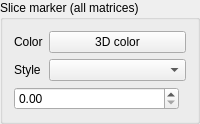
<?xml version="1.0" encoding="UTF-8"?>
<ui version="4.0">
 <class>SliceAppearance</class>
 <widget class="QGroupBox" name="SliceAppearance">
  <layout class="QFormLayout" name="appearance">
   <item row="0" column="0">
    <widget class="QLabel" name="color_label">
     <property name="text">
      <string>Color</string>
     </property>
     <property name="buddy">
      <cstring>profile_color_3d_button</cstring>
     </property>
    </widget>
   </item>
   <item row="0" column="1">
    <widget class="QPushButton" name="profile_color_3d_button">
     <property name="text">
      <string>3D color</string>
     </property>
    </widget>
   </item>
   <item row="1" column="0">
    <widget class="QLabel" name="style_label">
     <property name="text">
      <string>Style</string>
     </property>
     <property name="buddy">
      <cstring>profile_style</cstring>
     </property>
    </widget>
   </item>
   <item row="1" column="1">
    <widget class="NoWheelComboBox" name="profile_style" />
   </item>
   <item row="2" column="0" colspan="2">
    <widget class="QStackedWidget" name="profile_style_options">
     <property name="maximumSize">
      <size>
       <width>165</width>
       <height>16777215</height>
      </size>
     </property>
     <property name="sizePolicy">
      <sizepolicy hsizetype="Preferred" vsizetype="Fixed">
       <horstretch>0</horstretch>
       <verstretch>0</verstretch>
      </sizepolicy>
     </property>
     <widget class="NoWheelDoubleSpinBox" name="profile_lift">
      <property name="toolTip">
       <string>Raise the 3D curve by this percentage of the visible height range. Source values stay unchanged.</string>
      </property>
     </widget>
     <widget class="NoWheelSpinBox" name="profile_opacity" />
    </widget>
   </item>
  </layout>
  <property name="title">
   <string>Slice marker (all matrices)</string>
  </property>
 </widget>
 <customwidgets>
  <customwidget>
   <class>NoWheelComboBox</class>
   <extends>QComboBox</extends>
   <header>utils.qt_widgets</header>
  </customwidget>
  <customwidget>
   <class>NoWheelDoubleSpinBox</class>
   <extends>QDoubleSpinBox</extends>
   <header>utils.qt_widgets</header>
  </customwidget>
  <customwidget>
   <class>NoWheelSpinBox</class>
   <extends>QSpinBox</extends>
   <header>utils.qt_widgets</header>
  </customwidget>
 </customwidgets>
 <resources />
 <connections />
</ui>
